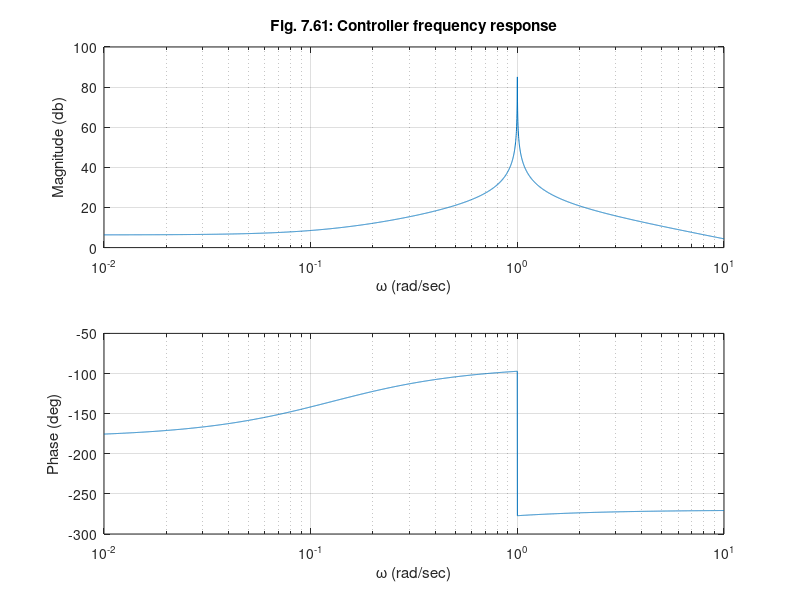

This chart was generated by the following MATLAB code: (Note: this script raises an error after producing the figure.)
%  Figure 7.61     Feedback Control of Dynamic Systems, 6e
%                        Franklin, Powell, Emami
% script to generate Fig. 7.61
% Robust Servo Example  
%% Example 7.36; Figure 7.61
clf;
F=[0 1; 0 -1];
G=[0;1];
H=[1 0];
J=[0];
omega=1;
a=[0 1 0 0;-omega*omega 0 1 0;0 0 0 1;0 0 0 -1];
b=[0;0;G];
% desired closed-loop poles
pc=[-1+sqrt(3)*j;-1-sqrt(3)*j;-sqrt(3)+j;-sqrt(3)-j];
k=acker(a,b,pc);
% form controller matrices
k1=k(:,1:2);
ko=k(:,3:4);
ac=[0 1;-omega*omega 0];
bc=-[k(2);k(1)];;
cc=[1 0];
dc=[0];
% controller frequency response
grid;
sys=ss(ac,bc,cc,dc);
w=logspace(-2,1,5000);
[mag, ph]=bode(sys,w);
grid on;
subplot(211);
magdb=20*log10(mag);
semilogx(w,magdb(:));
xlabel('\omega (rad/sec)');
ylabel('Magnitude (db)');
title('Fig. 7.61: Controller frequency response');
grid on;
subplot(212);
semilogx(w,ph(:));
xlabel('\omega (rad/sec)');
ylabel('Phase (deg)');
grid on;
%Bode grid
bodegrid
